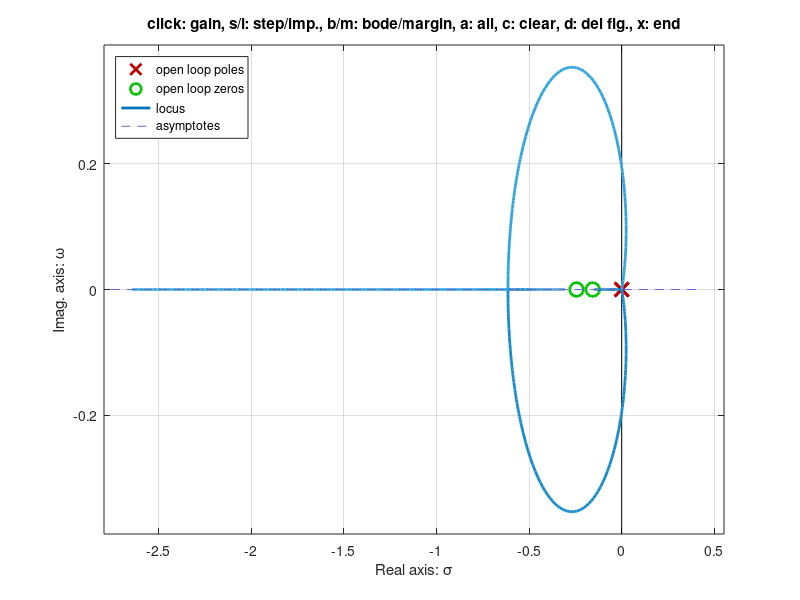
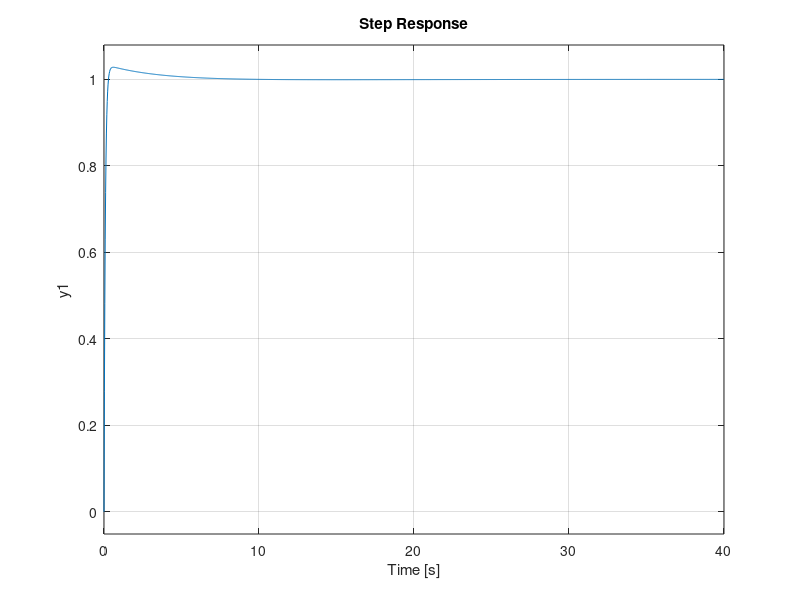
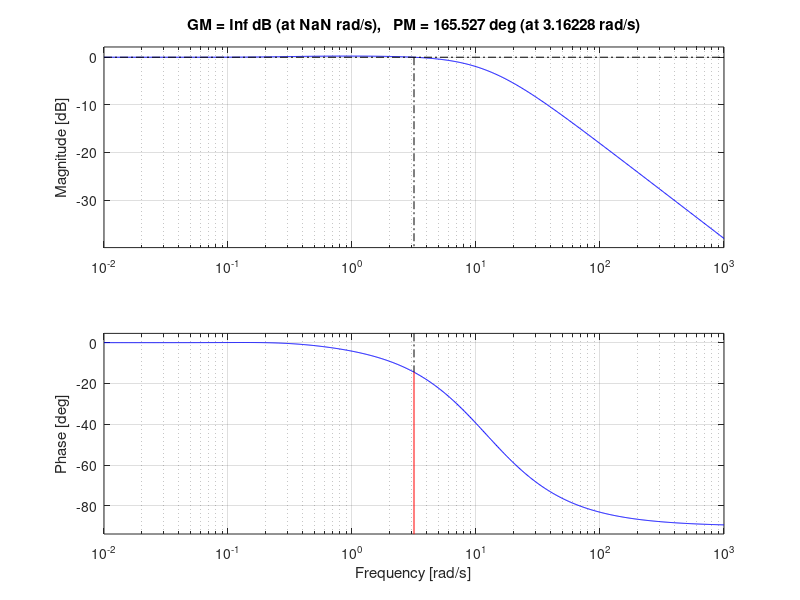

These charts were generated, in order, by the following MATLAB code:
pkg load control
close all
clear all
s = tf('s')
%3.3 e 3.4
%Primeira parte
Ti=10.5;
Tw=2.5;

Gs = 1/s^2
Ks = (1 + Tw*s + 1/(Ti*s));
OLP = Gs*Ks
figure(1);
rlocusx(OLP);

K_theta = 5;
CLP = minreal((K_theta*(OLP))/(K_theta*(OLP) + 1))
figure(2);
step(CLP);

figure(3);
margin(CLP);
